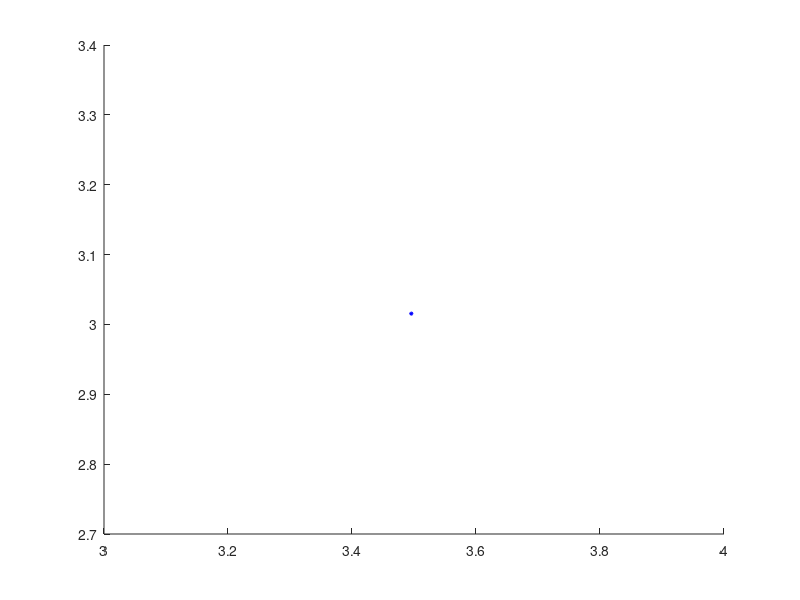

Write the MATLAB code that produced this figure. (Note: this script raises an error after producing the figure.)
% Et paso aquest parell de funcions. Es una manera senzilla de calcular el 
% throughput d'una estació. Seguint el que et deia ahir, et queda crear la 
% xarxa, per cada estació calcular la distància entre l'AP i ella mateixa, 
% calcular la potència rebuda, escollir el MCS a fer servir, i finalment 
% treure el throughput que pot assolir cada estació. 

tic; % timer
clear all; clc; hold on;
i = 1; % iterator
b = 10; h = 10; % base & height
AP = [b/2 h/2]; % central AP
nSTAs = 80; % number of stations
P_tx = 21; % transmitted power by AP in dBm

draw = 1; % 1 - to plot the room, 0 - to not plot.

lambda = 2.06;  % attenuation factor
L_o = 54.1200;  % path loss intercept
k = 5.25;       % attenuation of each wall
W = 0.1467;     % average number of traversed walls per meter

coordinates = zeros(nSTAs,2);  % initialize matrix coordinates 
distance = zeros(nSTAs,1);     % initialize array distance
P_rx = zeros(nSTAs,1);         % initialize array received power

while i <= nSTAs
    
    % random position generation of STAs
    j = 1;
    xSTA = rand*b; % x random position
    coordinates(i,j) = xSTA; 
    j = 2;
    while j == 2
        ySTA = rand*h; % y random position 
        coordinates(i,j) = ySTA;
        break;
    end
    if (draw == 1); plot(xSTA, ySTA, "*b", 'MarkerSize', 3); end % plots the STA
    distance(i) = DistanceToAP(AP,coordinates(i,1),coordinates(i,2));
    P_rx(i) = STAPowerReceived(P_tx, distance(i), lambda, L_o, k, W); % received power
    SingleSTA_throughput(P_rx(i));
    i = i+1;
end

distance = sort(distance,'ascend');
P_rx = sort(P_rx,'descend');

if (draw == 1); draw_scenario(draw, b, h, P_rx, distance); end

%SingleSTA_throughput(P_rx);    

toc; % timer
